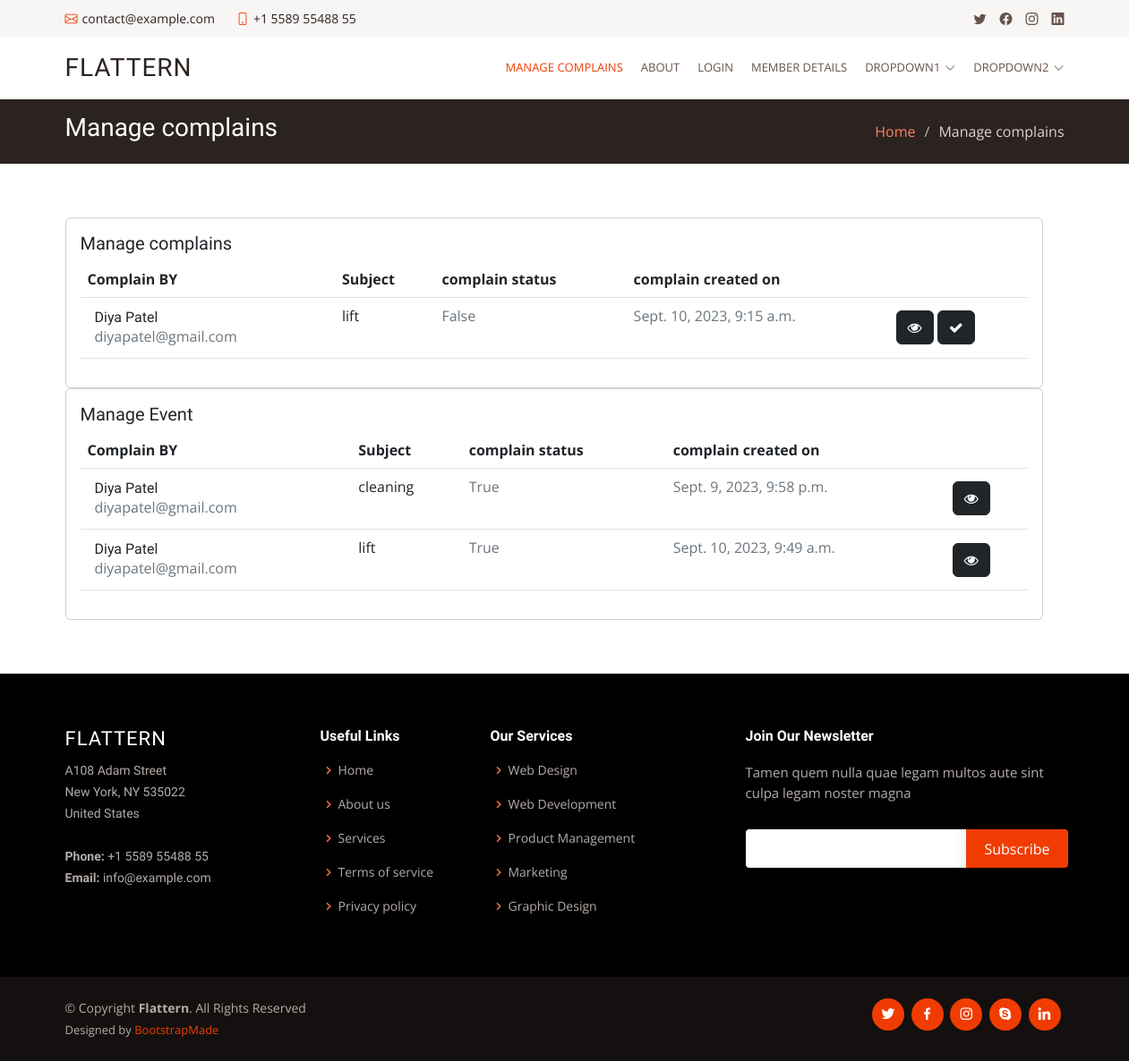
/hos/manage-complain/ (signed in), run on the app's committed database.
### housing_socity/models.py (models this page shows, shortened)
class Complain(models.Model):
    complain_by= models.ForeignKey(Member,on_delete=models.CASCADE)
    subject=models.CharField(max_length=50)
    des= models.TextField()
    pic= models.FileField(upload_to='complains/',null=True,blank=True)
    solve_by=models.ForeignKey(housing_socity,on_delete=models.CASCADE,blank=True,null=True)
    complain_on=models.DateTimeField(auto_now_add=True)
    solve_on= models.DateTimeField(null=True,blank=True)
    solve=models.BooleanField(default=False)

### Members/models.py (models this page shows, shortened)
class Member(models.Model):
    fname = models.CharField(max_length=30)
    lname = models.CharField(max_length=30)
    mobile = models.CharField(max_length=13)
    email = models.EmailField(unique=True)
    flat_no = models.IntegerField()
    wing = models.CharField(max_length=1)
    res_from = models.DateField(null=True)
    created_on = models.DateTimeField(auto_now_add=True)
    res_type = models.CharField(max_length=20,default='owner',choices=choice)
    verify = models.BooleanField(default=False)
    pic = models.FileField(upload_to='member_pic',default='avtar.png')
    Password = models.CharField(max_length=30,null=True,blank=True)

### housing_socity/views.py (the view)
# urls.py: path('manage-complain/',views.manage_complain,name='manage-complain'),
def manage_complain(request):
    user= housing_socity.objects.get(email=request.session['email'])
    complains = Complain.objects.all()
    return render(request,'manage-complain.html',{'complains':complains,'user':user})

### housing_socity/templates/manage-complain.html (shortened to what this page needs)
{% extends 'header.html' %}
{% load static %}
{% block page %}
Manage complains
{% endblock %}
{% block content %}
<main id="main">
    <section id="breadcrumbs" class="breadcrumbs">
      <div class="container">
        <div class="d-flex justify-content-between align-items-center">
          <h2>Manage complains</h2>
          <ol>
            <li><a href="{% url 'index' %}">Home</a></li>
            <li>Manage complains</li>
          </ol>
        </div>
      </div>
    </section>
    <section id="testimonials" class="testimonials">
      <div class="container">
        <div class="row">
          <div class="row">
            <div class="col-lg-12">
              <div class="card">
                <div class="card-body">
                  <h5 class="card-title">Manage complains</h5>
                  <table class="table datatable">
                    <thead>
                      <tr>
                        <th scope="col">Complain BY</th>
                        <th scope="col">Subject</th>
                        <th scope="col">complain status</th>
                        <th scope="col">complain created on</th>
                        <th scope=" "> </th>
                      </tr>
                    </thead>
                    <tbody>
                    {% for complain in complains %}
                    {% if complain.solve == False %}
                      <tr>
                        <td>
                          <div class="d-flex px-2 py-1">
                            <div class="d-flex flex-column justify-content-center">
                              <h6 class="mb-0 text-sm">{{complain.complain_by.fname}} {{complain.complain_by.lname}}</h6>
                              <p class="text-xs text-secondary mb-0">{{complain.complain_by.email}}</p>
                            </div>
                          </div>
                        </td>
                        <td>
                          <p class="text-xs font-weight-bold mb-0">{{complain.subject}}</p>
                        </td>
                        <td>
                          <span class="text-secondary text-xs font-weight-bold">{{complain.solve}}</span>
                        </td>
                        <td>
                          <span class="text-secondary text-xs font-weight-bold">{{complain.complain_on}}</span>
                        </td>
                        <td class="align-middle">
                            <a href="" class="text-secondary font-weight-bold text-xs" data-toggle="tooltip" data-original-title="Edit user">
                                <a href="{% url 'view-complain' complain.id %}"><button class="btn btn-dark"><i class="fa fa-eye"></i></button></a>
                                <a href="{% url 'solve-complain' complain.id %}"><button class="btn btn-dark"><i class="fa fa-check"></i></button></a>
                            </a>
                        </td>
                      </tr>
                      {% endif %}
                      {% endfor %}
                    </tbody>
                  </table>
                </div>
              </div>
            </div>
          </div>
        </div>
        <div class="row">
          <div class="row">
            <div class="col-lg-12">
              <div class="card">
                <div class="card-body">
                  <h5 class="card-title">Manage Event</h5>
                  <table class="table datatable">
                    <thead>
                      <tr>
                        <th scope="col">Complain BY</th>
                        <th scope="col">Subject</th>
                        <th scope="col">complain status</th>
                        <th scope="col">complain created on</th>
                        <th scope=" "> </th>
                      </tr>
                    </thead>
                    <tbody>
                    {% for complain in complains %}
                    {% if complain.solve == True %}
                      <tr>
                        <td>
                          <div class="d-flex px-2 py-1">
                            <div class="d-flex flex-column justify-content-center">
                              <h6 class="mb-0 text-sm">{{complain.complain_by.fname}} {{complain.complain_by.lname}}</h6>
                              <p class="text-xs text-secondary mb-0">{{complain.complain_by.email}}</p>
                            </div>
                          </div>
                        </td>
                        <td>
                          <p class="text-xs font-weight-bold mb-0">{{complain.subject}}</p>
                        </td>
                        <td>
                          <span class="text-secondary text-xs font-weight-bold">{{complain.solve}}</span>
                        </td>
                        <td>
                          <span class="text-secondary text-xs font-weight-bold">{{complain.complain_on}}</span>
                        </td>
                        <td class="align-middle">
                            <a href="" class="text-secondary font-weight-bold text-xs" data-toggle="tooltip" data-original-title="Edit user">
                                <a href="{% url 'view-complain' complain.id %}"><button class="btn btn-dark"><i class="fa fa-eye"></i></button></a>
                            </a>
                        </td>
                      </tr>
                      {% endif %}
                      {% endfor %}
                    </tbody>
                  </table>
                </div>
              </div>
            </div>
          </div>
        </div>
      </div>
    </section>
  </main>
{% endblock %}

### housing_socity/static/assets/css/style.css (style rules this page uses)
body { font-family: "Open Sans", sans-serif; color: #4d4643; }
a { color: #f03c02; text-decoration: none; }
h1, h2, h3, h4, h5, h6 { font-family: "Muli", sans-serif; }
section { padding: 60px 0; overflow: hidden; }
.breadcrumbs { padding: 15px 0; background: #2b2320; min-height: 40px; }
.breadcrumbs h2 { font-size: 28px; font-weight: 300; color: #fff; }
.breadcrumbs ol { display: flex; flex-wrap: wrap; list-style: none; padding: 0; margin: 0; color: #ded5d2; }
.breadcrumbs ol a { color: #fe825a; }
.breadcrumbs ol li+li { padding-left: 10px; }
.breadcrumbs ol li+li::before { display: inline-block; padding-right: 10px; color: #c8bab5; content: "/"; }

### data on the page
Complain: complain_by.fname "Diya", complain_by.lname "Patel", complain_by.email "diyapatel@gmail.com", subject "lift", solve "False", complain_on "Sept. 10, 2023, 9:15 a.m."
Complain: complain_by.fname "Diya", complain_by.lname "Patel", complain_by.email "diyapatel@gmail.com", subject "cleaning", solve "True", complain_on "Sept. 9, 2023, 9:58 p.m."
Complain: complain_by.fname "Diya", complain_by.lname "Patel", complain_by.email "diyapatel@gmail.com", subject "lift", solve "True", complain_on "Sept. 10, 2023, 9:49 a.m."
